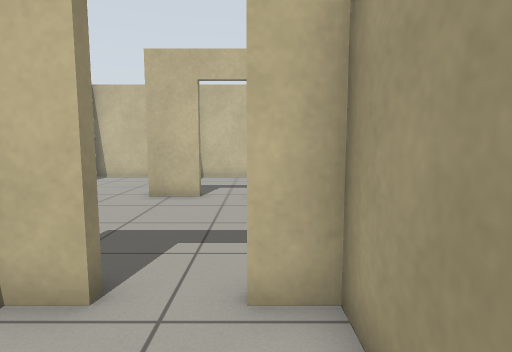
View 1 (above)

16 first-person views from a walk through a robot-simulator world made for Gazebo. The camera is 0.92 m above the floor, tilts 6° down and sees 80° across. The floor is counted in squares, 0.5 m on a side. Each view is taken from the middle of a square. On the plan, view 1 faces up. The plan holds only what a view shows up to about 16 squares ahead; the rest is blank. Robots are left out. Surface patterns are stand-ins for the level's own textures.

View 2
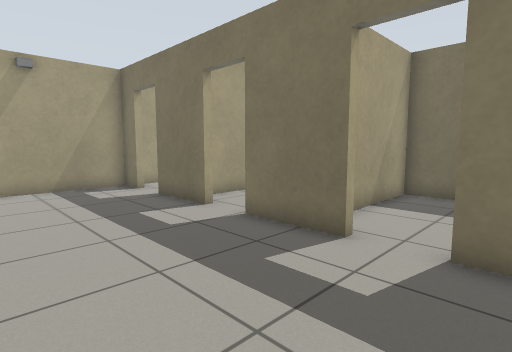

View 3
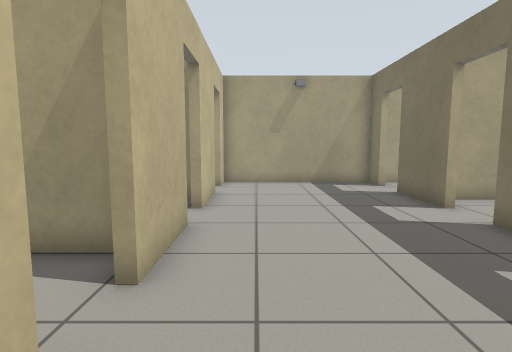

View 4
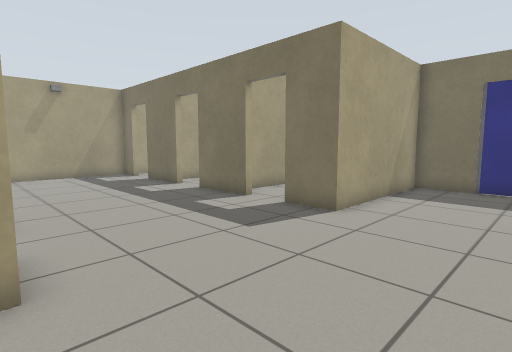

View 5
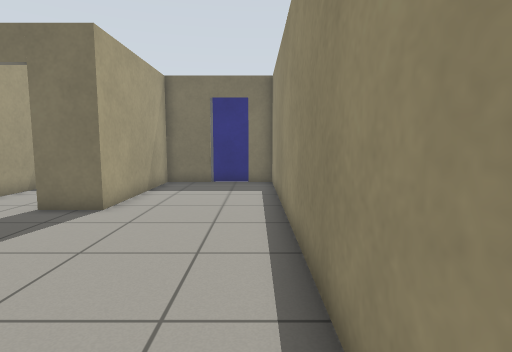

View 6
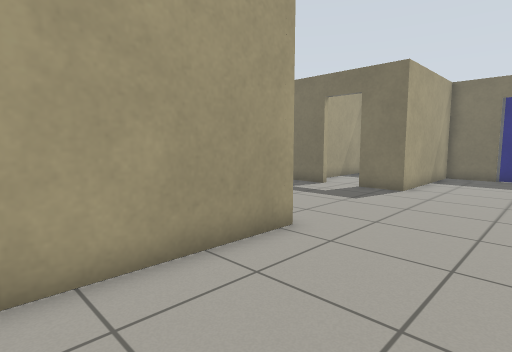

View 7
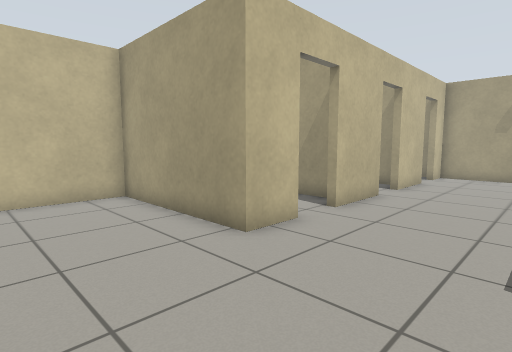

View 8
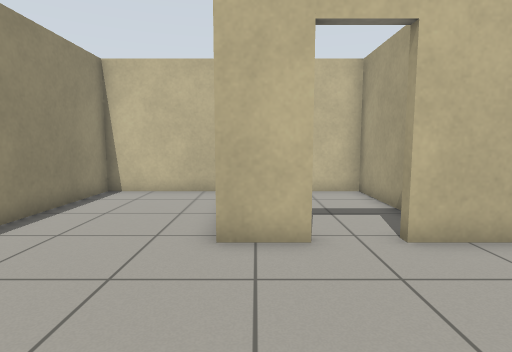

View 9
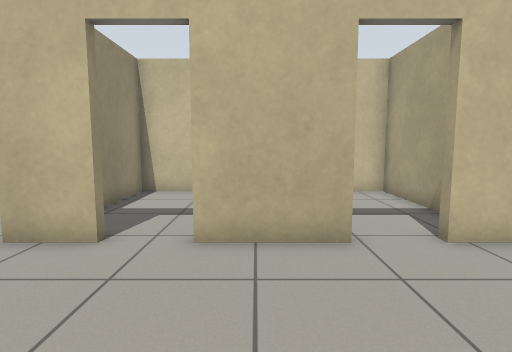

View 10
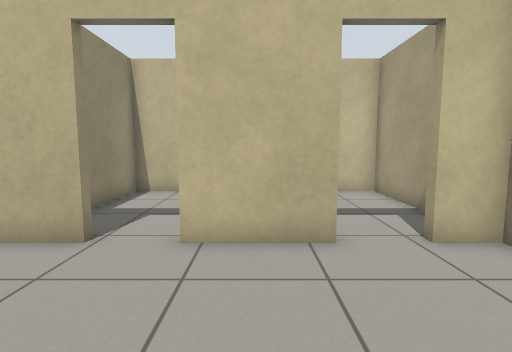

View 11
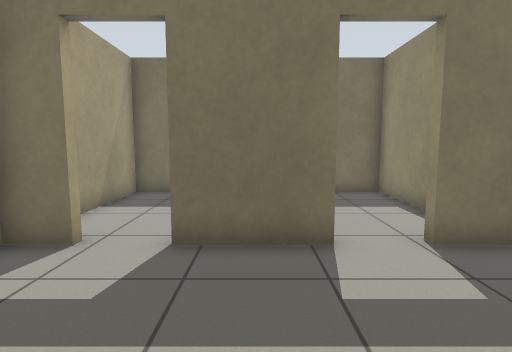

View 12
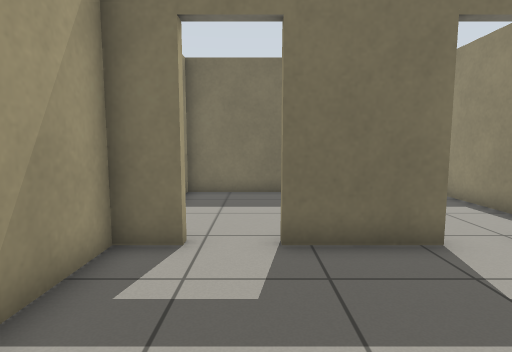

View 13
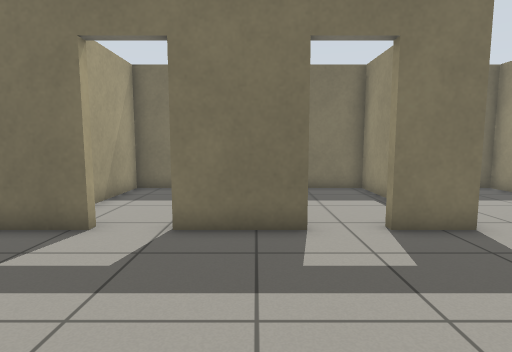

View 14
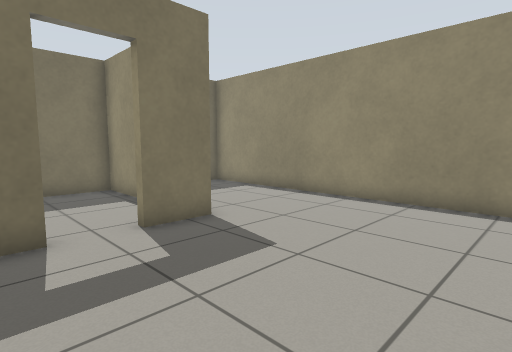

View 15
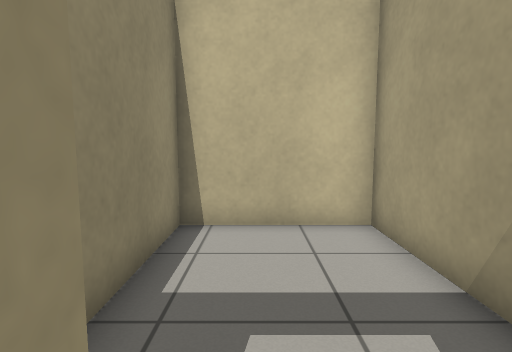

View 16
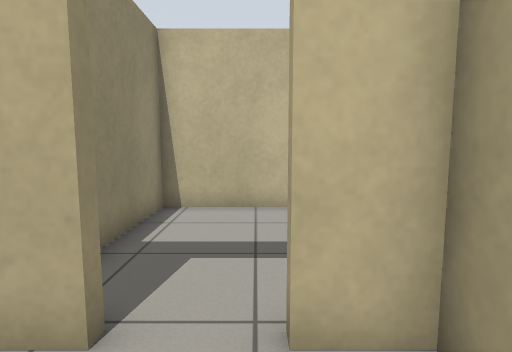

### Floor plan
Ten units are one square. View 1 is at (0, 0); x grows to the right and y downward. Boxes are objects, and circles mark ways between rooms. Rooms are numbered by the first view taken in them; rooms with no view inside come last. Other rooms are left out.
<svg viewBox="-93 -173 204 213">
<path fill="none" stroke="#000" d="M-34 1 -34 26 10 26 10 -33 -1 -33M-19 -33 -30 -33M-19 -105 -37 -105 -37 -168 -88 -168 -88 26 -76 26M-1 -36 29 -36M29 -105 -2 -105M45 -36 76 -36M76 -105 45 -105M-59 26 -37 26 -37 -36 -19 -36M93 -36 106 -36 106 -105 93 -105M13 -11 13 26 30 26M45 26 60 26 60 -25M70 26 106 26 106 -28M106 -129 106 -168 63 -168 63 -129M31 -168 13 -168 13 -135M60 -111 60 -168 48 -168M10 -114 10 -168 -34 -168 -34 -138"/>
<rect x="-75" y="25" width="10" height="10" fill="#bbb"><title>door leaf</title></rect>
<circle cx="-10" cy="-32" r="3" fill="#2a7"/>
<circle cx="37" cy="-33" r="3" fill="#2a7"/>
<circle cx="85" cy="-35" r="3" fill="#2a7"/>
<circle cx="85" cy="-110" r="3" fill="#2a7"/>
<circle cx="35" cy="-110" r="3" fill="#2a7"/>
<circle cx="-15" cy="-110" r="3" fill="#2a7"/>
<text x="-10" y="0">1</text>
<text x="-20" y="-70">2</text>
<text x="30" y="0">3</text>
<text x="80" y="0">4</text>
<text x="80" y="-140">5</text>
<text x="30" y="-140">6</text>
<text x="-10" y="-140">7</text>
</svg>
Room 1 opens to room 2. Room 2 opens to room 3. Room 2 opens to room 4. Room 2 opens to room 5. Room 2 opens to room 6. Room 2 opens to room 7.

Where each view was taken, in squares from view 1:
view 1: 0 up, 0 right, facing up
view 2: 9 up, 3 left, facing down-right
view 3: 9 up, 4 left, facing right
view 4: 11 up, 8 left, facing down-right
view 5: 12 up, 8 left, facing down
view 6: 16 up, 8 left, facing down-right
view 7: 6 up, 8 left, facing up-right
view 8: 5 up, 3 left, facing up
view 9: 5 up, 1 right, facing up
view 10: 5 up, 6 right, facing up
view 11: 9 up, 6 right, facing down
view 12: 9 up, 8 right, facing down
view 13: 10 up, 1 right, facing down
view 14: 10 up, 1 right, facing down-left
view 15: 10 up, 8 right, facing up
view 16: 8 up, 9 right, facing up
